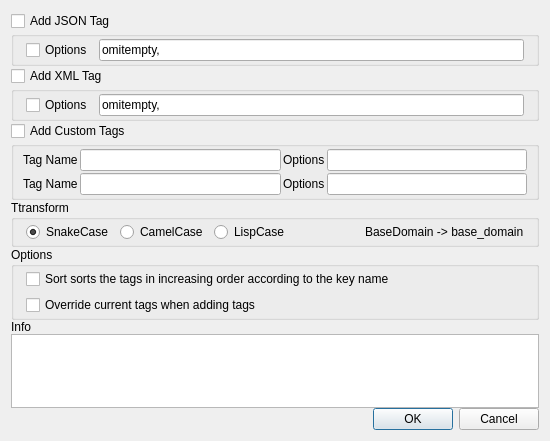
<?xml version="1.0" encoding="UTF-8"?>
<ui version="4.0">
 <class>GoAddTagsDialog</class>
 <widget class="QDialog" name="GoAddTagsDialog">
  <property name="geometry">
   <rect>
    <x>0</x>
    <y>0</y>
    <width>550</width>
    <height>441</height>
   </rect>
  </property>
  <property name="windowTitle">
   <string>Add Tags To Struct Field</string>
  </property>
  <layout class="QVBoxLayout" name="verticalLayout_2">
   <property name="spacing">
    <number>0</number>
   </property>
   <item>
    <widget class="QCheckBox" name="jsonCheckBox">
     <property name="text">
      <string>Add JSON Tag</string>
     </property>
    </widget>
   </item>
   <item>
    <widget class="QGroupBox" name="jsonGroupBox">
     <property name="title">
      <string/>
     </property>
     <property name="checkable">
      <bool>false</bool>
     </property>
     <property name="checked">
      <bool>false</bool>
     </property>
     <layout class="QHBoxLayout" name="horizontalLayout">
      <property name="leftMargin">
       <number>12</number>
      </property>
      <property name="topMargin">
       <number>2</number>
      </property>
      <property name="rightMargin">
       <number>12</number>
      </property>
      <property name="bottomMargin">
       <number>2</number>
      </property>
      <item>
       <widget class="QCheckBox" name="jsonOptionsCheckBox">
        <property name="text">
         <string>Options</string>
        </property>
       </widget>
      </item>
      <item>
       <widget class="QLineEdit" name="jsonOptionsLineEdit">
        <property name="toolTip">
         <string>Multiple options separated by commas</string>
        </property>
        <property name="text">
         <string notr="true">omitempty,</string>
        </property>
       </widget>
      </item>
     </layout>
    </widget>
   </item>
   <item>
    <widget class="QCheckBox" name="xmlCheckBox">
     <property name="text">
      <string>Add XML Tag</string>
     </property>
    </widget>
   </item>
   <item>
    <widget class="QGroupBox" name="xmlGroupBox">
     <property name="title">
      <string/>
     </property>
     <property name="checkable">
      <bool>false</bool>
     </property>
     <property name="checked">
      <bool>false</bool>
     </property>
     <layout class="QHBoxLayout" name="horizontalLayout_2">
      <property name="leftMargin">
       <number>12</number>
      </property>
      <property name="topMargin">
       <number>2</number>
      </property>
      <property name="rightMargin">
       <number>12</number>
      </property>
      <property name="bottomMargin">
       <number>2</number>
      </property>
      <item>
       <widget class="QCheckBox" name="xmlOptionsCheckBox">
        <property name="text">
         <string>Options</string>
        </property>
       </widget>
      </item>
      <item>
       <widget class="QLineEdit" name="xmlOptionsLineEdit">
        <property name="toolTip">
         <string>Multiple options separated by commas</string>
        </property>
        <property name="text">
         <string notr="true">omitempty,</string>
        </property>
       </widget>
      </item>
     </layout>
    </widget>
   </item>
   <item>
    <widget class="QCheckBox" name="customCheckBox">
     <property name="text">
      <string>Add Custom Tags</string>
     </property>
    </widget>
   </item>
   <item>
    <widget class="QGroupBox" name="customGroupBox">
     <property name="title">
      <string/>
     </property>
     <property name="checkable">
      <bool>false</bool>
     </property>
     <property name="checked">
      <bool>false</bool>
     </property>
     <layout class="QVBoxLayout" name="verticalLayout">
      <property name="spacing">
       <number>2</number>
      </property>
      <property name="topMargin">
       <number>2</number>
      </property>
      <property name="bottomMargin">
       <number>2</number>
      </property>
      <item>
       <layout class="QHBoxLayout" name="horizontalLayout_3">
        <item>
         <widget class="QLabel" name="label">
          <property name="text">
           <string>Tag Name</string>
          </property>
         </widget>
        </item>
        <item>
         <widget class="QLineEdit" name="customTagNameLineEdit1">
          <property name="toolTip">
           <string>Setup custom tag name</string>
          </property>
         </widget>
        </item>
        <item>
         <widget class="QLabel" name="label_2">
          <property name="text">
           <string>Options</string>
          </property>
         </widget>
        </item>
        <item>
         <widget class="QLineEdit" name="customTagOptionLineEdit1">
          <property name="toolTip">
           <string>Multiple options separated by commas</string>
          </property>
         </widget>
        </item>
       </layout>
      </item>
      <item>
       <layout class="QHBoxLayout" name="horizontalLayout_4">
        <item>
         <widget class="QLabel" name="label_3">
          <property name="text">
           <string>Tag Name</string>
          </property>
         </widget>
        </item>
        <item>
         <widget class="QLineEdit" name="customTagNameLineEdit2"/>
        </item>
        <item>
         <widget class="QLabel" name="label_4">
          <property name="text">
           <string>Options</string>
          </property>
         </widget>
        </item>
        <item>
         <widget class="QLineEdit" name="customTagOptionlineEdit2">
          <property name="toolTip">
           <string>Multiple options separated by commas</string>
          </property>
         </widget>
        </item>
       </layout>
      </item>
     </layout>
    </widget>
   </item>
   <item>
    <widget class="QGroupBox" name="groupBox">
     <property name="title">
      <string notr="true">Ttransform</string>
     </property>
     <layout class="QHBoxLayout" name="horizontalLayout_5">
      <property name="leftMargin">
       <number>12</number>
      </property>
      <property name="topMargin">
       <number>2</number>
      </property>
      <property name="rightMargin">
       <number>12</number>
      </property>
      <property name="bottomMargin">
       <number>2</number>
      </property>
      <item>
       <widget class="QRadioButton" name="snakeCaseRadioButton">
        <property name="text">
         <string notr="true">SnakeCase</string>
        </property>
        <property name="checked">
         <bool>true</bool>
        </property>
       </widget>
      </item>
      <item>
       <widget class="QRadioButton" name="camelCaseRadioButton">
        <property name="text">
         <string notr="true">CamelCase</string>
        </property>
       </widget>
      </item>
      <item>
       <widget class="QRadioButton" name="lispCaseRadioButton">
        <property name="text">
         <string notr="true">LispCase</string>
        </property>
       </widget>
      </item>
      <item>
       <spacer name="horizontalSpacer">
        <property name="orientation">
         <enum>Qt::Horizontal</enum>
        </property>
        <property name="sizeHint" stdset="0">
         <size>
          <width>9</width>
          <height>20</height>
         </size>
        </property>
       </spacer>
      </item>
      <item>
       <widget class="QLabel" name="transformInfo">
        <property name="text">
         <string notr="true">BaseDomain -&gt; base_domain</string>
        </property>
       </widget>
      </item>
     </layout>
    </widget>
   </item>
   <item>
    <widget class="QGroupBox" name="groupBox_2">
     <property name="title">
      <string>Options</string>
     </property>
     <layout class="QVBoxLayout" name="verticalLayout_3">
      <property name="leftMargin">
       <number>12</number>
      </property>
      <property name="topMargin">
       <number>2</number>
      </property>
      <property name="rightMargin">
       <number>12</number>
      </property>
      <property name="bottomMargin">
       <number>2</number>
      </property>
      <item>
       <widget class="QCheckBox" name="sortCheckBox">
        <property name="text">
         <string>Sort sorts the tags in increasing order according to the key name</string>
        </property>
       </widget>
      </item>
      <item>
       <widget class="QCheckBox" name="overrideCheckBox">
        <property name="text">
         <string>Override current tags when adding tags</string>
        </property>
       </widget>
      </item>
     </layout>
    </widget>
   </item>
   <item>
    <widget class="QLabel" name="infoLabel">
     <property name="text">
      <string>Info</string>
     </property>
    </widget>
   </item>
   <item>
    <widget class="QPlainTextEdit" name="argumentsEdit"/>
   </item>
   <item>
    <spacer name="verticalSpacer">
     <property name="orientation">
      <enum>Qt::Vertical</enum>
     </property>
     <property name="sizeHint" stdset="0">
      <size>
       <width>20</width>
       <height>40</height>
      </size>
     </property>
    </spacer>
   </item>
   <item>
    <widget class="QDialogButtonBox" name="buttonBox">
     <property name="orientation">
      <enum>Qt::Horizontal</enum>
     </property>
     <property name="standardButtons">
      <set>QDialogButtonBox::Cancel|QDialogButtonBox::Ok</set>
     </property>
    </widget>
   </item>
  </layout>
 </widget>
 <resources/>
 <connections>
  <connection>
   <sender>buttonBox</sender>
   <signal>accepted()</signal>
   <receiver>GoAddTagsDialog</receiver>
   <slot>accept()</slot>
   <hints>
    <hint type="sourcelabel">
     <x>248</x>
     <y>254</y>
    </hint>
    <hint type="destinationlabel">
     <x>157</x>
     <y>274</y>
    </hint>
   </hints>
  </connection>
  <connection>
   <sender>buttonBox</sender>
   <signal>rejected()</signal>
   <receiver>GoAddTagsDialog</receiver>
   <slot>reject()</slot>
   <hints>
    <hint type="sourcelabel">
     <x>316</x>
     <y>260</y>
    </hint>
    <hint type="destinationlabel">
     <x>286</x>
     <y>274</y>
    </hint>
   </hints>
  </connection>
 </connections>
</ui>
